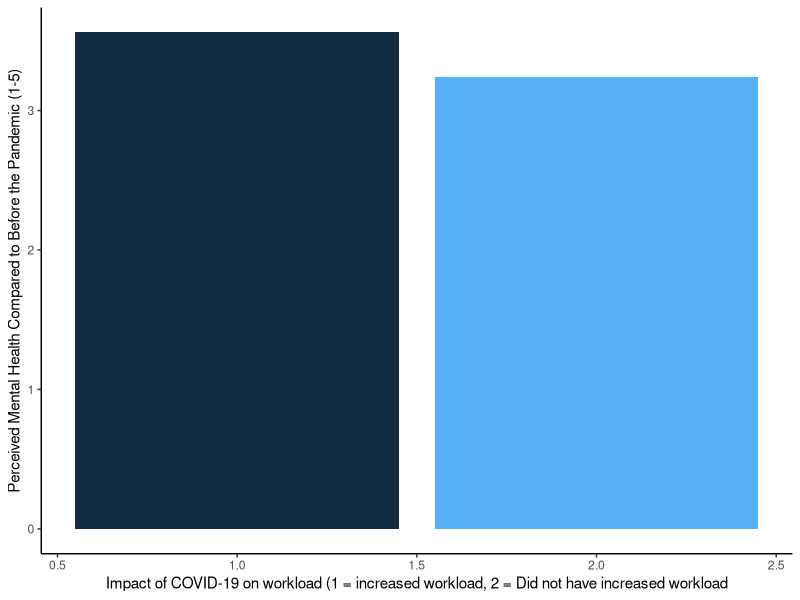

The R source for this figure:
library(tidyverse)
library(ggplot2)

dat_unclean <- read.csv("shcwep-5362-E-2022_F1.csv")
dat <- filter(dat_unclean,(complete.cases(dat_unclean)))
dat <- filter(dat,GEN_20<=5)
dat <- filter(dat,ICJ_05E<=2)#2 = no
graphdat <- dat %>% group_by(ICJ_05E) %>% summarize(GEN_20 = mean(GEN_20))
ggplot(graphdat) + geom_bar(aes(x = ICJ_05E, y = GEN_20, fill = ICJ_05E), stat = 'identity') + 
  #annotate("text", x = 1.5, y = 1.2, label = "p-value < 2.2e-16", size = 5, col='red') + 
  xlab('Impact of COVID-19 on workload (1 = increased workload, 2 = Did not have increased workload') + ylab('Perceived Mental Health Compared to Before the Pandemic (1-5)') + theme_classic() + 
  theme(legend.position = '')

t.test(GEN_20 ~ ICJ_05E, data=dat)